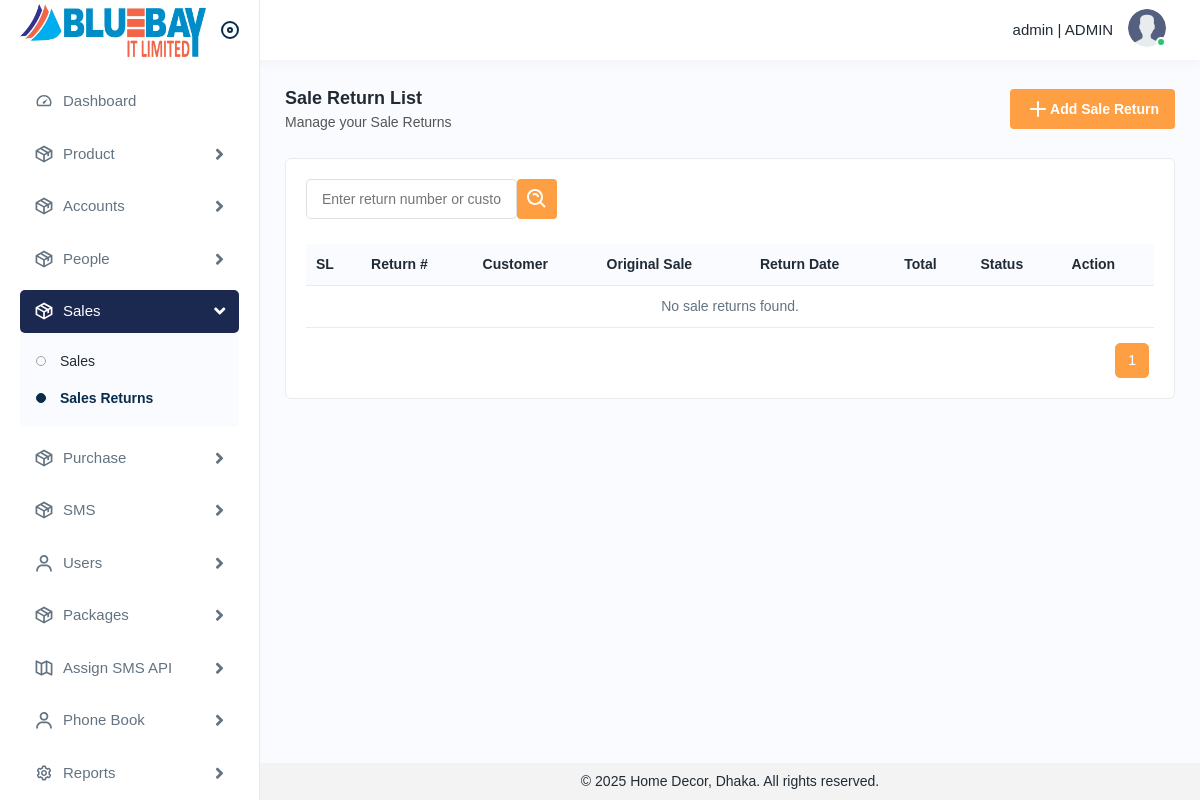
/sale-return/sale-returns/ (signed in), run on an earlier commit of the app's database.
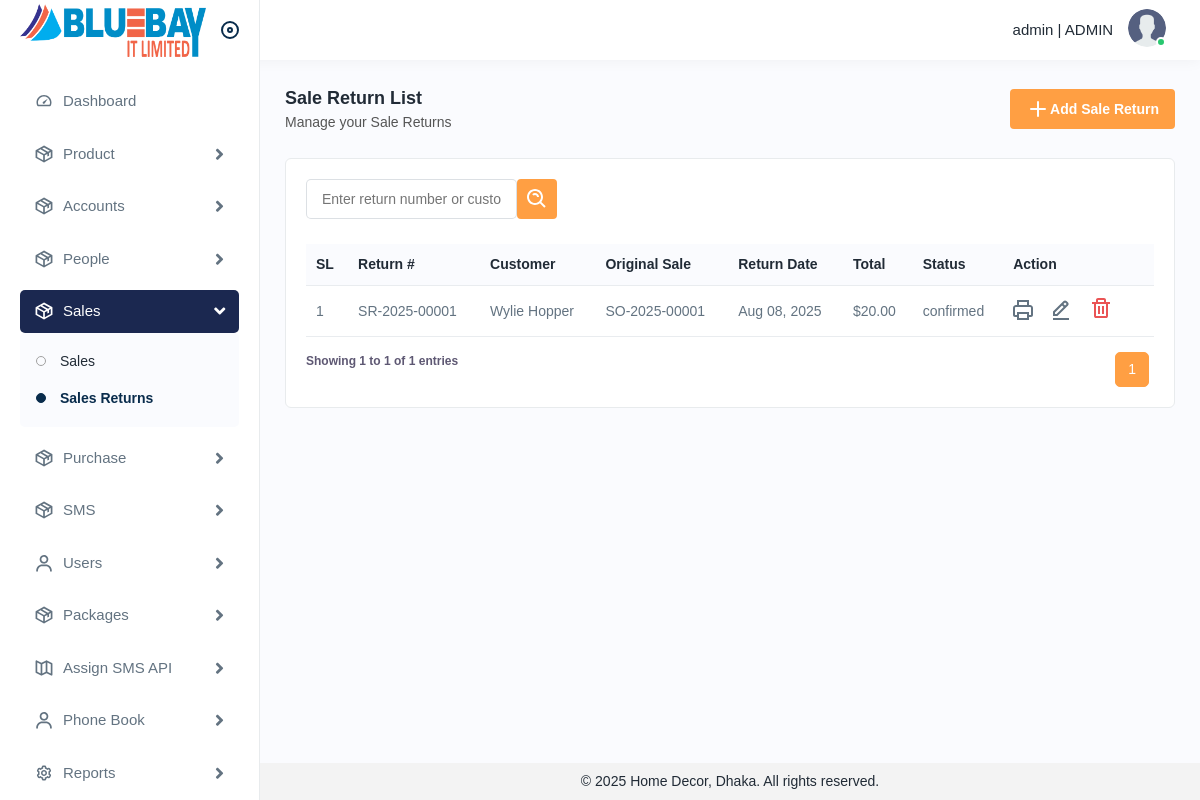
And on a later commit of the database.
### sales_return/models.py (models this page shows, shortened)
class SaleReturn(BaseModel):
    class Status(models.TextChoices):
        DRAFT = 'draft', 'Draft'
        CONFIRMED = 'confirmed', 'Confirmed'
        PROCESSED = 'processed', 'Processed'
        CANCELLED = 'cancelled', 'Cancelled'
    payment_ledger = models.ForeignKey(LedgerAccount, on_delete=models.RESTRICT, null=True, blank=True, related_name='sale_returns_payment')
    customer = models.ForeignKey(Customer, on_delete=models.SET_NULL, null=True, related_name='customer_sale_returns')
    original_sale = models.ForeignKey(Sale, on_delete=models.PROTECT, null=True, blank=True, related_name='returns')
    return_number = models.CharField(max_length=100)
    return_date = models.DateField()
    subtotal = models.DecimalField(max_digits=12, decimal_places=2, default=0)
    discount = models.DecimalField(max_digits=12, decimal_places=2, default=0)
    tax = models.DecimalField(max_digits=12, decimal_places=2, default=0)
    total = models.DecimalField(max_digits=12, decimal_places=2, default=0)
    refunded = models.DecimalField(max_digits=12, decimal_places=2, default=0)
    due = models.DecimalField(max_digits=12, decimal_places=2, default=0)
    reason = models.TextField(blank=True, null=True, help_text="Reason for return")
    note = models.TextField(blank=True, null=True)
    status = models.CharField(max_length=20, choices=Status.choices, default=Status.DRAFT)
    is_active = models.BooleanField(default=True)
    unique_fields = ['return_number']
    class Meta:
        ordering = ['-return_date', '-id']
        verbose_name_plural = 'Sale Returns'

### authentication/models.py (models this page shows, shortened)
class Customer(BaseModel):
    name = models.CharField(max_length=255)
    phone = models.CharField(max_length=20)
    address = models.TextField(blank=True, null=True)
    is_active = models.BooleanField(default=True)

### sales/models.py (models this page shows, shortened)
class Sale(BaseModel):
    class Status(models.TextChoices):
        DRAFT = 'draft', 'Draft'
        CONFIRMED = 'confirmed', 'Confirmed'
        DELIVERED = 'delivered', 'Delivered'
        CANCELLED = 'cancelled', 'Cancelled'
    payment_ledger = models.ForeignKey(LedgerAccount, on_delete=models.RESTRICT, null=True, blank=True, related_name='sales_payment')
    customer = models.ForeignKey(Customer, on_delete=models.SET_NULL, null=True, related_name='customer_sales')
    invoice_number = models.CharField(max_length=100)
    sale_date = models.DateField()
    due_date = models.DateField(blank=True, null=True)
    subtotal = models.DecimalField(max_digits=12, decimal_places=2, default=0)
    discount = models.DecimalField(max_digits=12, decimal_places=2, default=0)
    tax = models.DecimalField(max_digits=12, decimal_places=2, default=0)
    total = models.DecimalField(max_digits=12, decimal_places=2, default=0)
    paid = models.DecimalField(max_digits=12, decimal_places=2, default=0)
    due = models.DecimalField(max_digits=12, decimal_places=2, default=0)
    note = models.TextField(blank=True, null=True)
    status = models.CharField(max_length=20, choices=Status.choices, default=Status.DRAFT)
    is_active = models.BooleanField(default=True)
    unique_fields = ['invoice_number']
    class Meta:
        ordering = ['-sale_date', '-id']
        verbose_name_plural = 'Sales'

### sales_return/views/sales_return.py (the view)
class SaleReturnListView(LoginRequiredMixin, OwnerFilterMixin, ListView):
    model = SaleReturn
    template_name = 'sales_return/list.html'
    context_object_name = 'sale_return_list'
    def get_queryset(self):
        qs = super().get_queryset().select_related('customer', 'original_sale')
        search = self.request.GET.get('search_input', '').strip()
        status = self.request.GET.get('status', '').strip()
        if search:
            qs = qs.filter(
                Q(return_number__icontains=search) |
                Q(customer__name__icontains=search) |
                Q(original_sale__invoice_number__icontains=search)
            )
        if status:
            qs = qs.filter(status=status)
        return qs
    def get_context_data(self, **kwargs):
        context = super().get_context_data(**kwargs)
        context['search'] = self.request.GET.get('search', '')
        context['selected_status'] = self.request.GET.get('status', '')
        context['status_choices'] = SaleReturn.Status.choices
        queryset = context.get('sale_return_list')
        paginator = Paginator(queryset, 50)
        page_number = self.request.GET.get('page')
        page_obj = paginator.get_page(page_number)
        context['sale_return_list'] = page_obj
        return context
    def render_to_response(self, context, **response_kwargs):
        if self.request.headers.get('x-requested-with') == 'XMLHttpRequest':
            html = render_to_string('sales_return/_table_fragment.html', context=context, request=self.request)
            return JsonResponse({'html': html})
        return super().render_to_response(context, **response_kwargs)

### sales_return/views/sales_return.py (called while the page is built)
    def get_queryset(self):
        qs = super().get_queryset()
        user = self.request.user
        if not getattr(user, 'role', None) or getattr(user.role, 'name', '').upper() != 'ADMIN':
            qs = qs.filter(created_by=user)
        return qs

### utils/base_model.py (called while the page is built)
    def get_queryset(self):
        return SoftDeletionQuerySet(self.model, using=self._db).filter(
            deleted_at__isnull=True
        )

### sales_return/templates/sales_return/list.html (shortened to what this page needs)
{% extends 'base.html' %}
{% load static %}
{% block base %}
<div class="page-wrapper">
    <div class="content">
        <div class="page-header">
            <div class="page-title">
                <h4>Sale Return List</h4>
                <h6>Manage your Sale Returns</h6>
            </div>
            <div class="page-btn">
                <a href="{% url 'sale_return_create' %}" class="btn btn-added">
                    <img src="{% static 'img/icons/plus.svg' %}" alt="img"> Add Sale Return
                </a>
            </div>
        </div>
        <div class="card">
            <div class="card-body">
                <form id="filterForm" method="get" action="{% url 'sale_return_list' %}">
                    <div class="table-top">
                        <div class="search-set">
                            <div class="form-group mb-0">
                                <input type="text" name="search_input" placeholder="Enter return number or customer name" value="{% if filter_search_input %}{{ filter_search_input }}{% endif%}">
                            </div>
                            <div class="col-lg-2 col-sm-6 col-4 pl-0">
                                <div class="form-group mb-0">
                                    <button type="submit" class="btn btn-filters"><img src="{% static 'img/icons/search-whites.svg' %}" alt="img"></button>
                                </div>
                            </div>
                        </div>
                    </div>
                </form>
                {% include 'sales_return/_table_fragment.html' %}
            </div>
        </div>
    </div>
</div>
{% endblock base %}

### sales_return/templates/sales_return/_table_fragment.html (shortened to what this page needs)
{% load static %}
<div id="sale-return-list">
    <div class="table-responsive">
        <table class="table">
            <thead>
                <tr>
                    <th>SL</th>
                    <th>Return #</th>
                    <th>Customer</th>
                    <th>Original Sale</th>
                    <th>Return Date</th>
                    <th>Total</th>
                    <th>Status</th>
                    <th>Action</th>
                </tr>
            </thead>
            <tbody>
                {% for sale_return in sale_return_list %}
                    <tr>
                        <td>{{ sale_return_list.start_index|add:forloop.counter0 }}</td>
                        <td>{{ sale_return.return_number }}</td>
                        <td>{{ sale_return.customer.name|default:"N/A" }}</td>
                        <td>{{ sale_return.original_sale.invoice_number|default:"N/A" }}</td>
                        <td>{{ sale_return.return_date|date:"M d, Y" }}</td>
                        <td>${{ sale_return.total|floatformat:2 }}</td>
                        <td>{{ sale_return.status }}</td>
                        <td>
                            <a class="me-3" href="{% url 'sale_return_invoice_pdf' sale_return.id %}" title="Download Return PDF" target='__blank'>
                                <img src="{% static 'img/icons/printer.svg' %}" alt="Print Return">
                            </a>
                            <a class="me-3" href="{% url 'sale_return_update' sale_return.id %}">
                                <img src="{% static 'img/icons/edit.svg' %}" alt="img">
                            </a>
                            <a class="me-3 confirm-text delete-btn" href="#" data-url="{% url 'sale_return_delete' sale_return.id %}">
                                <img src="{% static 'img/icons/delete.svg' %}" alt="img">
                            </a>
                        </td>
                    </tr>
                {% empty %}
                    <tr>
                        <td colspan="8" class="text-center">No sale returns found.</td>
                    </tr>
                {% endfor %}
            </tbody>
        </table>
    </div>
    <div class="pagination-container d-flex justify-content-between">
        <div class="pagination table-info">
            {% if sale_return_list %}
                <p>
                    Showing
                    {{ sale_return_list.start_index }}
                    to
                    {{ sale_return_list.end_index }}
                    of
                    {{ sale_return_list.paginator.count }}
                    entries
                </p>
            {% endif %}
        </div>
        <nav aria-label="Page navigation">
            <ul class="pagination">
                {% for num in sale_return_list.paginator.page_range %}
                    {% if sale_return_list.number < 5 %}
                        {% if num <= 5 %}
                            <li class="page-item {% if sale_return_list.number == num %}active{% endif %}">
                                <a class="page-link" href="?page={{ num }}" data-page="{{ num }}">{{ num }}</a>
                            </li>
                        {% endif %}
                    {% else %}
                        {% if num >= sale_return_list.number|add:-1 and num <= sale_return_list.number|add:1 %}
                            <li class="page-item {% if sale_return_list.number == num %}active{% endif %}">
                                <a class="page-link" href="?page={{ num }}" data-page="{{ num }}">{{ num }}</a>
                            </li>
                        {% endif %}
                    {% endif %}
                {% endfor %}
            </ul>
        </nav>
    </div>
</div>

What changed in the data, as far as the page shows it:
added SaleReturn: start_index|add "1", return_number "SR-2025-00001", customer.name "Wylie Hopper", original_sale.invoice_number "SO-2025-00001", return_date "Aug 08, 2025", total "20.00", status "confirmed"
Also different on the page:
{{ sale_return_list.start_index }}: (not shown) → "1"
{{ sale_return_list.end_index }}: (not shown) → "1"
{{ sale_return_list.paginator.count }}: (not shown) → "1"
text no longer shown: "No sale returns found."
text now shown: "Showing to of entries"
